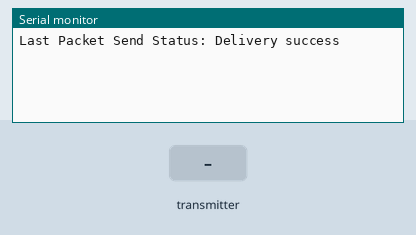
Recording of a sketch running on a simulated ESP8266 (NodeMCU). Shown: the last lines printed to the serial monitor. The inputs (shaded band) are chosen by the test bench.

Above: at 1.2 s.
1.3 s: the transmitter starts sending msg = 0
At 1.61 s:
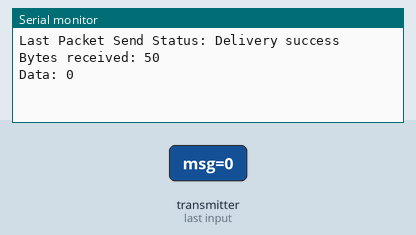
2.8 s: the transmitter starts sending msg = 1
At 3.11 s:
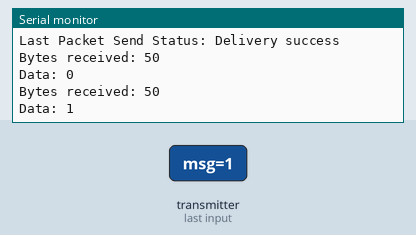

Measured:
- after the input at 1.3 s, the serial monitor: prints a new line at once (image 1)
- after the input at 2.8 s, the serial monitor: prints a new line at once (image 2)

The sketch:

ESPNOW_Trans_com_esp32.ino
```cpp
/*  Flow of the code
  1 - Put WiFi in STA Mode
  2 - Intialize ESPNOW
  3 - Set Role to Combo
  4 - Add peer device
  5 - Define Send Callback Function
  6 - Define Receive Callback Function
*/

#include <ESP8266WiFi.h>
#include <espnow.h>

// REPLACE WITH THE MAC Address of your receiver
uint8_t broadcastAddress[] = {0xAC, 0x67, 0xB2, 0x3C, 0x95, 0xD0};


typedef struct struct_message {
  char msg[50];
} struct_message;

// Create a struct_message called outgoingReadings to hold outgoing data
struct_message outgoingReadings;
// Create a struct_message called incomingReadings to hold incoming data
struct_message incomingReadings;

// Variable to store if sending data was successful
String success;
// Callback when data is sent
void OnDataSent(uint8_t *mac_addr, uint8_t sendStatus) {
  Serial.print("Last Packet Send Status: ");
  if (sendStatus == 0) {
    Serial.println("Delivery success");
  }
  else {
    Serial.println("Delivery fail");
  }
}


// Callback when data is received
void OnDataRecv(uint8_t * mac, uint8_t *incomingData, uint8_t len) {
  memcpy(&incomingReadings, incomingData, sizeof(incomingReadings));
  Serial.print("Bytes received: ");
  Serial.println(len);
  Serial.print("Data: "); Serial.println(incomingReadings.msg);
}


void setup()
{
  // Init Serial Monitor
  Serial.begin(115200);


  // Set device as a Wi-Fi Station
  WiFi.mode(WIFI_STA);
  WiFi.disconnect();
  // Init ESP-NOW
  if (esp_now_init() != 0) {
    Serial.println("Error initializing ESP-NOW");
    return;
  }

  // Set ESP-NOW Role
  esp_now_set_self_role(ESP_NOW_ROLE_COMBO);

  // Register peer
  esp_now_add_peer(broadcastAddress, ESP_NOW_ROLE_COMBO, 0, NULL, 0);

  // Once ESPNow is successfully Init, we will register for Send CB to
  // get the status of Trasnmitted packet
  esp_now_register_send_cb(OnDataSent);

  // Register for a callback function that will be called when data is received
  esp_now_register_recv_cb(OnDataRecv);
}

void loop() {

  strcpy(outgoingReadings.msg, "Hello from NodeMCU");
   esp_now_send(broadcastAddress, (uint8_t *) &outgoingReadings, sizeof(outgoingReadings));

  delay(2000);
}
```
